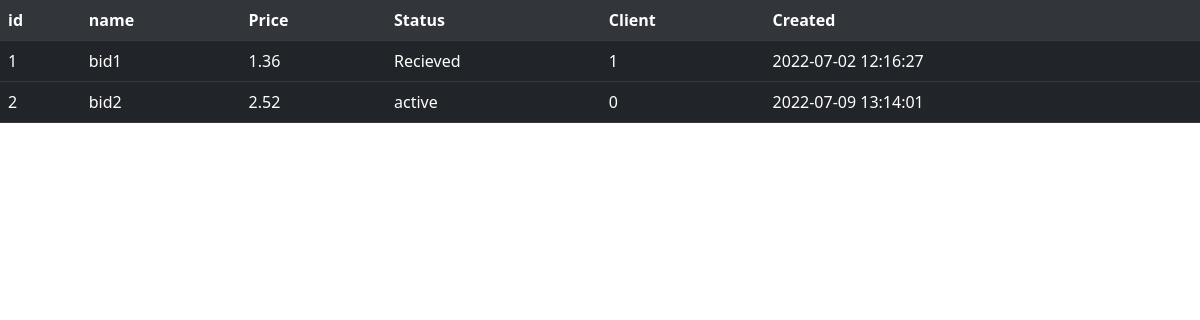
The app's page /Adashbord/html/a.php with its own data.
### tables this page shows
CREATE TABLE `bids` (
  `id` int(11) NOT NULL,
  `bid_name` varchar(55) NOT NULL,
  `closing_date` datetime NOT NULL,
  `status` varchar(55) NOT NULL,
  `bid_price` varchar(55) NOT NULL,
  `client` varchar(55) NOT NULL
);

### Adashbord/html/a.php (the view, shortened to what this page needs)
<!doctype html>
<html lang="en">
  <head>
    <link href="https://cdn.jsdelivr.net/npm/bootstrap@5.0.2/dist/css/bootstrap.min.css" rel="stylesheet">
  </head>
  <body>
<?php
$mysqli = new mysqli("localhost", "root", "", "stockm");
$sql = "SELECT * FROM bids";
if($result = $mysqli->query($sql)){
    if($result->num_rows > 0){
        echo '<div>';
        echo '<table class="table table-dark table-hover">';
            echo "<tr>";
                echo '<th scope="col">id</th>';
                echo '<th scope="col">name</th>';
                echo '<th scope="col">Price</th>';
                echo '<th scope="col">Status</th>';
                echo '<th scope="col">Client</th>';
                echo '<th scope="col">Created</th>';
            echo "</tr>";
        while($row = $result->fetch_array()){
            echo "<tr>";
                echo '<td >' . $row['id'] . "</td>";
                echo '<td >' . $row['bid_name'] . "</td>";
                echo '<td >' . $row['bid_price'] . "</td>";
                echo '<td >' . $row['status'] . "</td>";
                echo '<td >' . $row['client'] . "</td>";
                echo '<td >' . $row['closing_date'] . "</td>";
            echo "</tr>";
        }
        echo "</table>";
    } else{
        echo "No records matching your query were found.";
    }
} else{
    echo "ERROR: Could not able to execute $sql. " . $mysqli->error;
}
echo "</div>";
?>
</html>
</body>

### records on screen
bids: id "1", bid_name "bid1", bid_price "1.36", status "Recieved", client "1", closing_date "2022-07-02 12:16:27"
bids: id "2", bid_name "bid2", bid_price "2.52", status "active", client "0", closing_date "2022-07-09 13:14:01"
